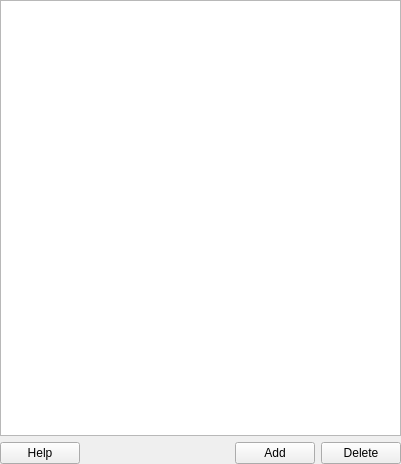
<?xml version="1.0" encoding="UTF-8"?>
<ui version="4.0">
 <class>StatusOptionsWidgetClass</class>
 <widget class="QWidget" name="StatusOptionsWidgetClass">
  <property name="geometry">
   <rect>
    <x>0</x>
    <y>0</y>
    <width>401</width>
    <height>464</height>
   </rect>
  </property>
  <layout class="QVBoxLayout" name="verticalLayout_2">
   <property name="margin">
    <number>0</number>
   </property>
   <item>
    <widget class="QTableWidget" name="tbwRules">
     <property name="selectionMode">
      <enum>QAbstractItemView::SingleSelection</enum>
     </property>
     <property name="selectionBehavior">
      <enum>QAbstractItemView::SelectRows</enum>
     </property>
     <property name="sortingEnabled">
      <bool>true</bool>
     </property>
    </widget>
   </item>
   <item>
    <layout class="QHBoxLayout" name="horizontalLayout">
     <item>
      <widget class="QPushButton" name="pbtHelp">
       <property name="text">
        <string>Help</string>
       </property>
      </widget>
     </item>
     <item>
      <spacer name="horizontalSpacer">
       <property name="orientation">
        <enum>Qt::Horizontal</enum>
       </property>
       <property name="sizeHint" stdset="0">
        <size>
         <width>40</width>
         <height>20</height>
        </size>
       </property>
      </spacer>
     </item>
     <item>
      <widget class="QPushButton" name="pbtAdd">
       <property name="text">
        <string>Add</string>
       </property>
      </widget>
     </item>
     <item>
      <widget class="QPushButton" name="pbtDelete">
       <property name="text">
        <string>Delete</string>
       </property>
      </widget>
     </item>
    </layout>
   </item>
  </layout>
 </widget>
 <layoutdefault spacing="6" margin="11"/>
 <tabstops>
  <tabstop>tbwRules</tabstop>
  <tabstop>pbtAdd</tabstop>
  <tabstop>pbtDelete</tabstop>
 </tabstops>
 <resources/>
 <connections/>
</ui>
